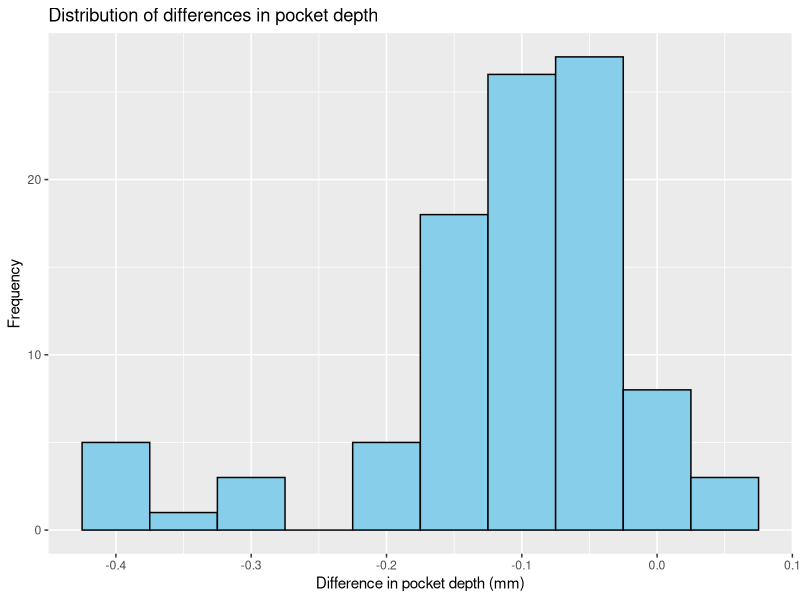

R code for this plot:
## ---- chunk 1
# Create a contingency table
complications <- matrix(c(8, 12, 10, 50), nrow = 2, byrow = TRUE)
colnames(complications) <- c("Complication", "No Complication")
rownames(complications) <- c("Smokers", "Non-smokers")
complications <- as.table(complications)
complications
## ---- chunk 2
prop.test(complications)
## ---- chunk 3
fisher.test(complications)
## ---- chunk 4
# Create a contingency table
side_effects <- matrix(c(50, 30, 10, 40, 40, 20, 30, 50, 40), nrow = 3, byrow = TRUE)
colnames(side_effects) <- c("None", "Mild", "Severe")
rownames(side_effects) <- c("18–39", "40–59", "60+")
side_effects <- as.table(side_effects)
side_effects
## ---- chunk 5
chisq_test_overall <- chisq.test(side_effects)
print(chisq_test_overall)
## ---- chunk 6
# Retrieve the table of expected counts
chisq_test_overall$expected
## ---- chunk 7
table_12 <- side_effects[c("18–39", "40–59"), ]
table_12
## ---- chunk 8
# Perform chi-square test for the subset of data
chisq_test_12 <- chisq.test(table_12)
print(chisq_test_12)

# Adjust the p-value for multiple testing
p_adjusted_12 <- 3*chisq_test_12$p.value
p_adjusted_12
## ---- chunk 9
#| eval: true
#| include: false

library(haven)
pockets <- read_sav("datasets/pockets_paired.sav")
head(pockets)
## ---- chunk 10
# Perform paired t-test
t_test <- t.test(pockets$pocket_depth_before, pockets$pocket_depth_after, paired = TRUE)
print(t_test)
## ---- chunk 11
# Calculate the differences in pocket depth
pockets$diff <- pockets$pocket_depth_after - pockets$pocket_depth_before

# Create a histogram of the differences
library(ggplot2)
ggplot(pockets, aes(x = diff)) +
  geom_histogram(binwidth = 0.05, fill = "skyblue", color = "black") +
  labs(title = "Distribution of differences in pocket depth",
       x = "Difference in pocket depth (mm)",
       y = "Frequency")
## ---- chunk 12
# Calculate the number of positive and negative signs
signs_positive <- sum(pockets$diff > 0)
signs_negative <- sum(pockets$diff < 0)
## ---- chunk 13
# Perform the sign test
# There are 7 positive signs out of 96 pairs with either a positive or negative sign
sign_test <- binom.test(signs_positive, (signs_positive + signs_negative), p = 0.5)
print(sign_test)
## ---- chunk 14
# Perform the Wilcoxon signed-rank test
wilcox_test <- wilcox.test(pockets$pocket_depth_before, pockets$pocket_depth_after, paired = TRUE)
print(wilcox_test)
## ---- chunk 15
# Create the table for DNCB and Croton Oil responses
skin_response_table <- matrix(c(81, 23, 48, 21), nrow = 2, byrow = TRUE)
colnames(skin_response_table) <- c("DNCB +ve", "DNCB -ve")
rownames(skin_response_table) <- c("Croton Oil +ve", "Croton Oil -ve")
skin_response_table <- as.table(skin_response_table)

# Print the table
skin_response_table
## ---- chunk 16
# Perform the McNemar test
mcnemar_test <- mcnemar.test(skin_response_table)
print(mcnemar_test)
